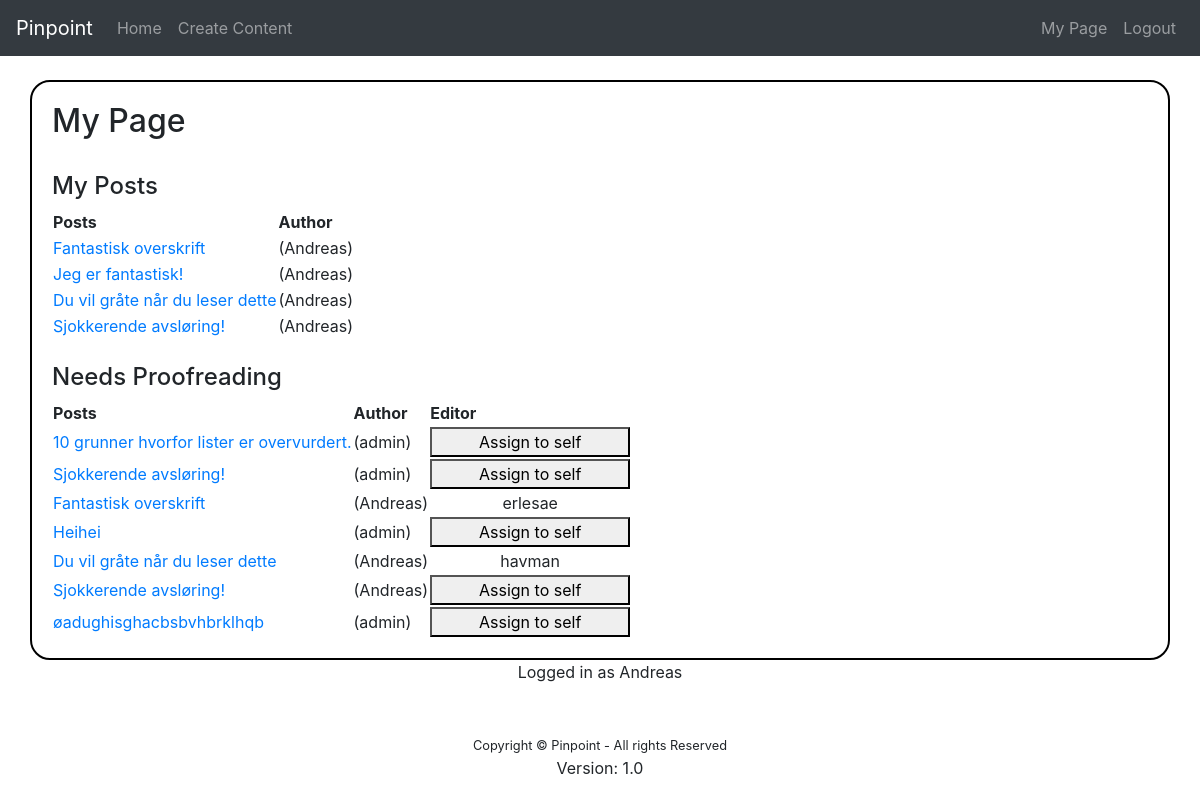
The page /my_page/ (signed in) on the database as committed earlier.
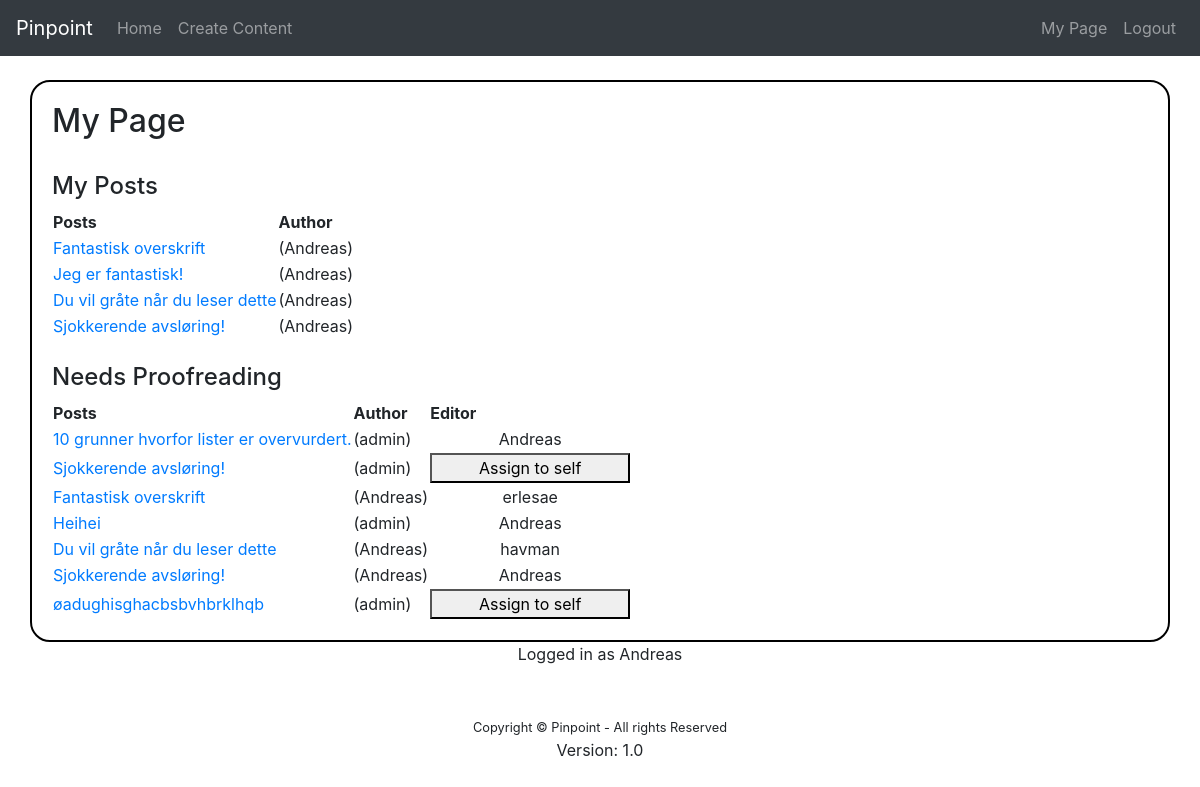
The same page on the database as committed later.
### view_content/models.py (models this page shows, shortened)
class Post(models.Model):
    title = models.CharField(max_length=200)
    body = models.TextField()
    date = models.DateTimeField(auto_now_add=True)
    author = models.ForeignKey('auth.User', on_delete=models.CASCADE, related_name='author_of')
    editor = models.ForeignKey('auth.User', on_delete=models.CASCADE, related_name='editor_of', null=True)
    needs_proofreading = models.BooleanField(default=False)
    published = models.BooleanField(default=False)

### view_content/views.py (the view)
# urls.py: path('my_page/', views.my_page ,name ="my_page"),
def my_page(request):
    posts = Post.objects.filter(author=request.user)
    needs_proofreading = Post.objects.filter(needs_proofreading=True)
    return render(request, "view_content/my_page.html", {'posts': posts, 'needs_proofreading': needs_proofreading})

### view_content/templates/view_content/my_page.html (shortened to what this page needs)
{% extends "base.html" %}
{% block content %}
	<h2>My Page</h2>
	<br>
	{% if posts %}
	<h4>My Posts</h4>
	<table>
	<tr><th>Posts</th><th>Author</th></tr>
 		{% for post in posts %}
	<tr>
		 <td><a href="/edit/{{ post.id }}">{{ post.title }}</a></td><td> ({{post.author}})</td>
	</tr>
 		{% endfor %}
	</table>
{% endif %}
{% if needs_proofreading %}
<br>
<h4>Needs Proofreading</h4>
<table>
<tr>
	<th>Posts</th><th>Author</th><th>Editor</th>
</tr>
	{% for post in needs_proofreading %}
		<tr>
			 <td>
				 <a href="/edit/{{ post.id }}">{{ post.title }}</a>
			 </td>
			<td>({{post.author}})</td>
			<td>
				{% if post.editor is None %}
				<a href="/assign/{{ post.id }}"><button onclick="#">Assign to self</button></a>
				{% else %}
				<center>{{ post.editor }}</center>
				{% endif %}
			</td>
		</tr>
	{% endfor %}
</table>
{% endif %}
{% endblock %}

### main/templates/base.html (shortened to what this page needs)
<!doctype html>
<html lang="en">
  <head>
    <link rel="stylesheet" href="https://stackpath.bootstrapcdn.com/bootstrap/4.1.3/css/bootstrap.min.css">
  </head>
  <body>
  <nav class="navbar sticky-top navbar-expand-lg navbar-dark bg-dark">
  <a class="navbar-brand" href="{% url 'home' %}">Pinpoint</a>
  <div class="collapse navbar-collapse" id="navbarSupportedContent">
      <ul class="navbar-nav mr-auto">
        <li class="nav-item">
          <a class="nav-link" href="{% url 'home' %}">Home</a>
        </li>
        {% if request.user.is_authenticated %}
        <li class="nav-item">
          <a class="nav-link" href="{% url 'content' %}">Create Content</a>
        </li>
        {% else %}
        <li class="nav-item">
          <a class="nav-link" href="{% url 'register' %}">Register</a>
        </li>
        {% endif %}
        </ul>
        <ul class="navbar-nav justify-content-end">
        {% if request.user.is_authenticated %}
        <li class="nav-item">
          <a class="nav-link" href="{% url 'my_page' %}">My Page</a>
        </li>
        <li class="nav-item">
          <a class="nav-link" href="{% url 'logout' %}">Logout</a>
        </li>
        {% else %}
        <li class="nav-item">
          <a class="nav-link" href="{% url 'login' %}">Login</a>
        </li>
        {% endif %}
        </ul>
    </div>
  </nav>
  <br>
  <div class="container" style="border: 2px solid black; border-radius: 20px; padding: 20px;">
    {% block content %}
    {% endblock %}
  </div>
  <center><div> {% if request.user.is_authenticated %}Logged in as {{ request.user }} {% endif %}</div></center>
  <br><br>
  <center><small>Copyright &copy; Pinpoint - All rights Reserved </small></center>
  <center>Version: 1.0</center>
  </body>
</html>

### main/templates/base.html (style rules this page uses)
button { height: 30px; width: 200px; }

Rows that differ between the two databases and show on the page:
changed Post (number 4 of 8 on the later page): editor (not shown) → "Andreas"; no longer shows "Assign to self"
changed Post "10 grunner hvorfor lister er overvurdert.": editor (not shown) → "Andreas"; no longer shows "Assign to self"
changed Post "Heihei": editor (not shown) → "Andreas"; no longer shows "Assign to self"
